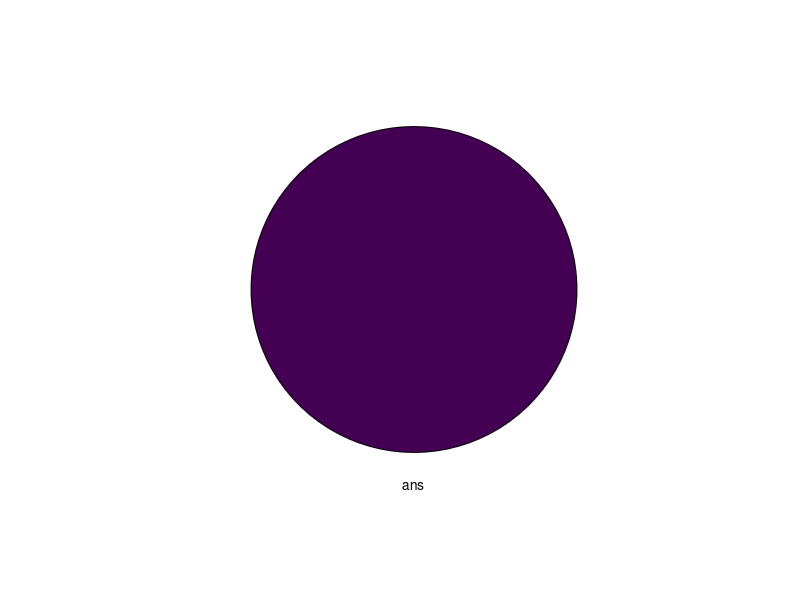

Write MATLAB code to recreate this figure. (Note: this script raises an error after producing the figure.)
workspaceInfo = whos;

bytes = [workspaceInfo.bytes];
names = {workspaceInfo.name};
total = sum(bytes);

[bytesSorted, ind] = sort(bytes, 'descend');
namesSorted = names(ind);

bytesSortedRel = bytesSorted/total;

acumRel = cumsum(bytesSortedRel);

ind = 1:find(acumRel > 0.9, 1, 'first');

ax = axes(figure);
p = pie(ax, bytesSortedRel(ind), namesSorted(ind));
for k = 1:numel(p)
    if isa(p(k), 'matlab.graphics.primitive.Text')
        p(k).Interpreter = 'none';
    end
end
ax.Title.String = ['Total = ', num2str(total)];